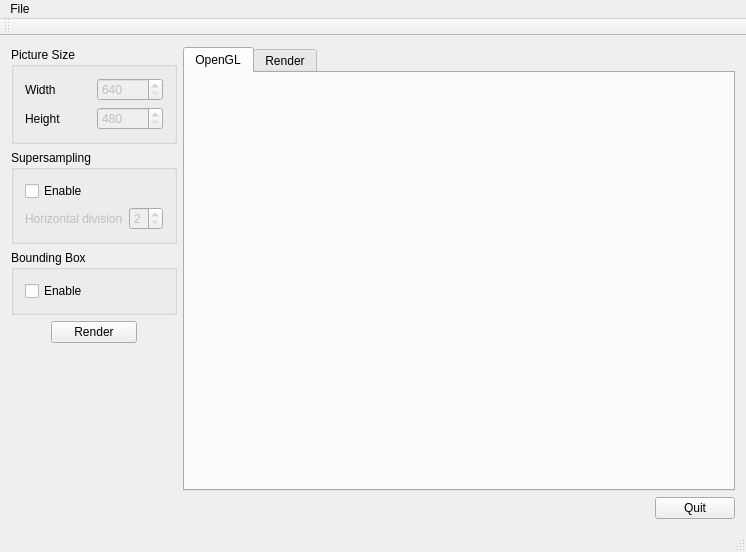
<?xml version="1.0" encoding="UTF-8"?>
<ui version="4.0">
 <class>MainWindow</class>
 <widget class="QMainWindow" name="MainWindow">
  <property name="geometry">
   <rect>
    <x>0</x>
    <y>0</y>
    <width>746</width>
    <height>552</height>
   </rect>
  </property>
  <property name="windowTitle">
   <string>MainWindow</string>
  </property>
  <widget class="QWidget" name="centralWidget">
   <layout class="QHBoxLayout" name="horizontalLayout">
    <item>
     <layout class="QVBoxLayout" name="verticalLayoutMain">
      <item>
       <layout class="QHBoxLayout" name="horizontalLayoutMainTop">
        <item>
         <layout class="QVBoxLayout" name="verticalLayoutMainTopLeft">
          <item>
           <widget class="QGroupBox" name="groupBox">
            <property name="title">
             <string>Picture Size</string>
            </property>
            <layout class="QVBoxLayout" name="verticalLayout_2">
             <item>
              <layout class="QHBoxLayout" name="horizontalLayoutWidth">
               <item>
                <widget class="QLabel" name="labelWidth">
                 <property name="text">
                  <string>Width</string>
                 </property>
                </widget>
               </item>
               <item>
                <widget class="QSpinBox" name="spinBoxWidth">
                 <property name="enabled">
                  <bool>false</bool>
                 </property>
                 <property name="minimum">
                  <number>640</number>
                 </property>
                 <property name="maximum">
                  <number>99999</number>
                 </property>
                </widget>
               </item>
              </layout>
             </item>
             <item>
              <layout class="QHBoxLayout" name="horizontalLayout_2">
               <item>
                <widget class="QLabel" name="label">
                 <property name="text">
                  <string>Height</string>
                 </property>
                </widget>
               </item>
               <item>
                <widget class="QSpinBox" name="spinBox">
                 <property name="enabled">
                  <bool>false</bool>
                 </property>
                 <property name="minimum">
                  <number>480</number>
                 </property>
                 <property name="maximum">
                  <number>99999</number>
                 </property>
                </widget>
               </item>
              </layout>
             </item>
            </layout>
           </widget>
          </item>
          <item>
           <widget class="QGroupBox" name="groupBox_2">
            <property name="title">
             <string>Supersampling</string>
            </property>
            <layout class="QVBoxLayout" name="verticalLayout">
             <item>
              <widget class="QCheckBox" name="checkBox">
               <property name="text">
                <string>Enable</string>
               </property>
              </widget>
             </item>
             <item>
              <layout class="QHBoxLayout" name="horizontalLayoutHeight">
               <item>
                <widget class="QLabel" name="labelHeight">
                 <property name="enabled">
                  <bool>false</bool>
                 </property>
                 <property name="text">
                  <string>Horizontal division</string>
                 </property>
                </widget>
               </item>
               <item>
                <widget class="QSpinBox" name="spinBoxHeight">
                 <property name="enabled">
                  <bool>false</bool>
                 </property>
                 <property name="minimum">
                  <number>2</number>
                 </property>
                 <property name="maximum">
                  <number>8</number>
                 </property>
                </widget>
               </item>
              </layout>
             </item>
            </layout>
           </widget>
          </item>
          <item>
           <widget class="QGroupBox" name="groupBox_3">
            <property name="title">
             <string>Bounding Box</string>
            </property>
            <layout class="QVBoxLayout" name="verticalLayout_3">
             <item>
              <widget class="QCheckBox" name="checkBox_2">
               <property name="text">
                <string>Enable</string>
               </property>
              </widget>
             </item>
            </layout>
           </widget>
          </item>
          <item>
           <layout class="QHBoxLayout" name="horizontalLayout_3">
            <item>
             <spacer name="horizontalSpacer_3">
              <property name="orientation">
               <enum>Qt::Horizontal</enum>
              </property>
              <property name="sizeType">
               <enum>QSizePolicy::Minimum</enum>
              </property>
              <property name="sizeHint" stdset="0">
               <size>
                <width>40</width>
                <height>20</height>
               </size>
              </property>
             </spacer>
            </item>
            <item>
             <widget class="QPushButton" name="pushButton">
              <property name="text">
               <string>Render</string>
              </property>
             </widget>
            </item>
            <item>
             <spacer name="horizontalSpacer_2">
              <property name="orientation">
               <enum>Qt::Horizontal</enum>
              </property>
              <property name="sizeType">
               <enum>QSizePolicy::Minimum</enum>
              </property>
              <property name="sizeHint" stdset="0">
               <size>
                <width>40</width>
                <height>20</height>
               </size>
              </property>
             </spacer>
            </item>
           </layout>
          </item>
          <item>
           <spacer name="verticalSpacer">
            <property name="orientation">
             <enum>Qt::Vertical</enum>
            </property>
            <property name="sizeHint" stdset="0">
             <size>
              <width>20</width>
              <height>40</height>
             </size>
            </property>
           </spacer>
          </item>
         </layout>
        </item>
        <item>
         <widget class="QTabWidget" name="tabWidgetMain">
          <property name="currentIndex">
           <number>0</number>
          </property>
          <widget class="QWidget" name="tabOpenGl">
           <attribute name="title">
            <string>OpenGL</string>
           </attribute>
           <layout class="QHBoxLayout" name="horizontalLayout_6">
            <item>
             <widget class="PbGlWidget" name="widgetOpenGl" native="true"/>
            </item>
           </layout>
          </widget>
          <widget class="QWidget" name="tabRender">
           <attribute name="title">
            <string>Render</string>
           </attribute>
           <layout class="QHBoxLayout" name="horizontalLayout_7">
            <item>
             <widget class="QLabel" name="labelRender">
              <property name="text">
               <string/>
              </property>
             </widget>
            </item>
           </layout>
          </widget>
         </widget>
        </item>
       </layout>
      </item>
      <item>
       <layout class="QHBoxLayout" name="horizontalLayoutMainBottom">
        <item>
         <spacer name="horizontalSpacer">
          <property name="orientation">
           <enum>Qt::Horizontal</enum>
          </property>
          <property name="sizeHint" stdset="0">
           <size>
            <width>40</width>
            <height>20</height>
           </size>
          </property>
         </spacer>
        </item>
        <item>
         <widget class="QPushButton" name="pushButtonRender">
          <property name="text">
           <string>Quit</string>
          </property>
         </widget>
        </item>
       </layout>
      </item>
     </layout>
    </item>
   </layout>
  </widget>
  <widget class="QMenuBar" name="menuBar">
   <property name="geometry">
    <rect>
     <x>0</x>
     <y>0</y>
     <width>746</width>
     <height>25</height>
    </rect>
   </property>
   <widget class="QMenu" name="menuFile">
    <property name="title">
     <string>File</string>
    </property>
    <addaction name="actionLoad_Scene"/>
    <addaction name="actionSave_Scene"/>
    <addaction name="actionQuit"/>
   </widget>
   <addaction name="menuFile"/>
  </widget>
  <widget class="QToolBar" name="mainToolBar">
   <attribute name="toolBarArea">
    <enum>TopToolBarArea</enum>
   </attribute>
   <attribute name="toolBarBreak">
    <bool>false</bool>
   </attribute>
  </widget>
  <widget class="QStatusBar" name="statusBar"/>
  <action name="actionLoad_Scene">
   <property name="text">
    <string>Open Scene</string>
   </property>
  </action>
  <action name="actionSave_Scene">
   <property name="text">
    <string>Save Scene</string>
   </property>
  </action>
  <action name="actionQuit">
   <property name="text">
    <string>Quit</string>
   </property>
  </action>
 </widget>
 <layoutdefault spacing="6" margin="11"/>
 <customwidgets>
  <customwidget>
   <class>PbGlWidget</class>
   <extends>QWidget</extends>
   <header location="global">PbGlWidget.h</header>
   <container>1</container>
  </customwidget>
 </customwidgets>
 <resources/>
 <connections/>
</ui>
